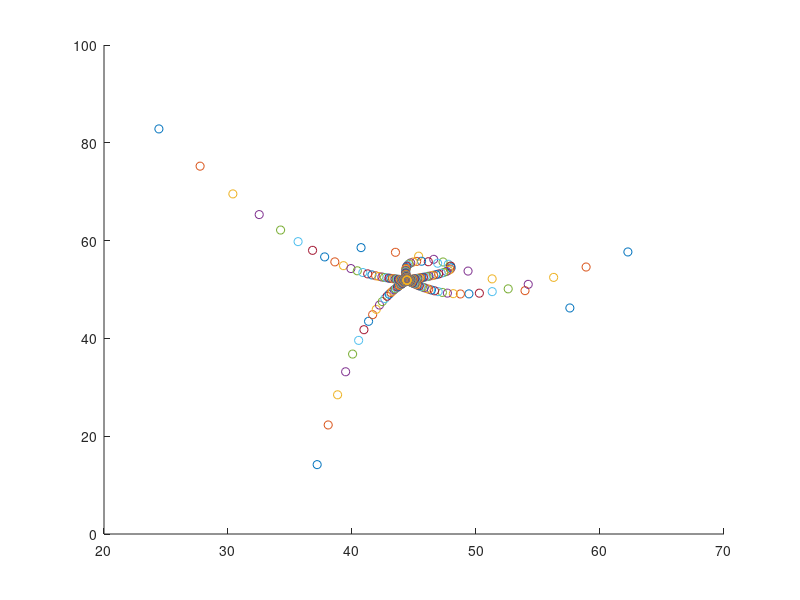

MATLAB code to generate this figure:
N = 5;
x = 100*rand(N,2);
% L = [ 2 -1 -1  0  0;...
%      -1  3 -1 -1  0;...
%      -1 -1  5 -1 -1;...
%       0 -1 -1  3 -1;...
%       0  0 -1 -1  2];
L = [ 2 -1  0  0 -1;...
     -1  2 -1  0  0;...
      0 -1  2 -1  0;...
      0  0 -1  2 -1;...
     -1  0  0 -1  2];
figure(1)
hold on
Lambda = eig(L);
lambda2 = Lambda(2);
dt = 0.1/lambda2;
for t = 0:dt:10/lambda2
    u = -L*x;
    % u(1,:) = 0;
    x = x+u*dt;
    scatter(x(:,1),x(:,2))
    % pause()
end